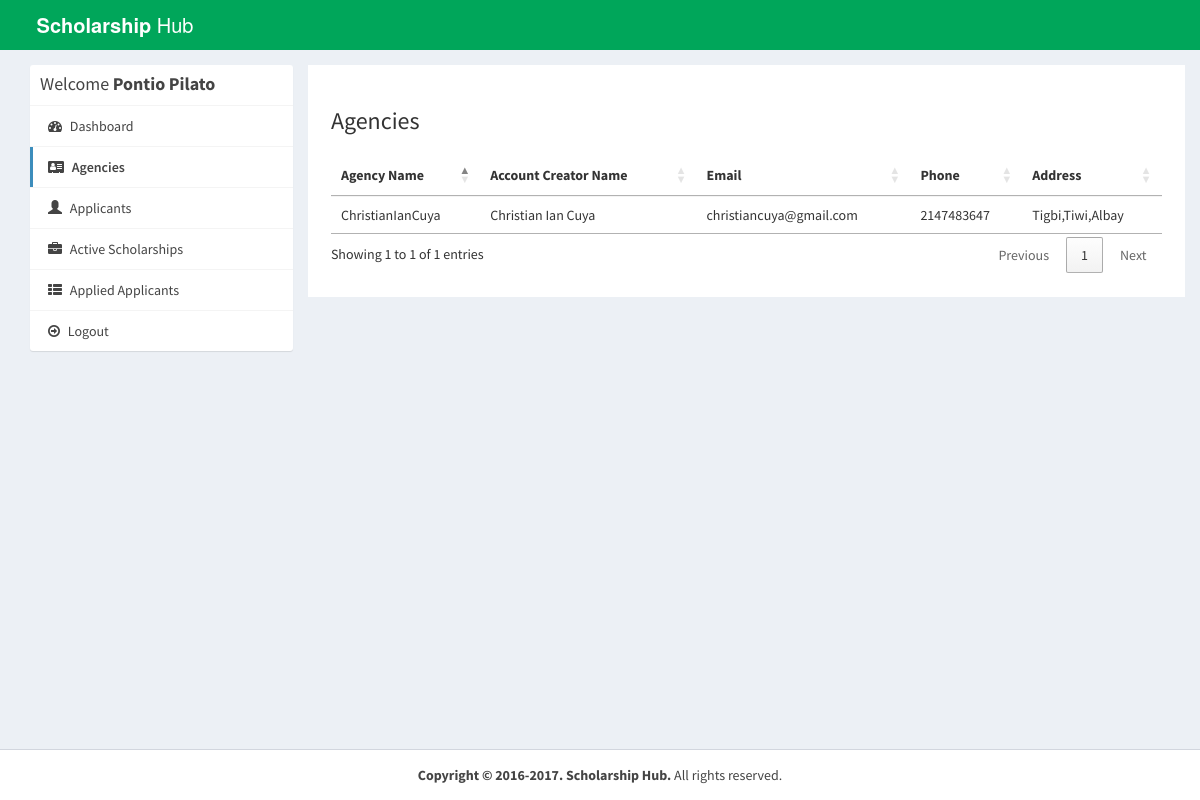
Page /admin/agency.php (signed in) on the committed database.
### tables this page shows
CREATE TABLE `agency` (
  `Agency_id` int(15) NOT NULL,
  `Handler_Name` varchar(45) NOT NULL,
  `Agency_Name` varchar(45) NOT NULL,
  `Agency_Address` varchar(45) NOT NULL,
  `Agency_Contact` int(10) NOT NULL,
  `Briefdesc` mediumtext NOT NULL,
  `Email_add` varchar(45) NOT NULL,
  `Password` varchar(45) NOT NULL,
  `logo` varchar(255) NOT NULL,
  `TimeCreated` date NOT NULL
);

### admin/agency.php (the view, shortened to what this page needs)
<?php
require_once("../db.php");
?>
<!DOCTYPE html>
<html>
<head>
  <link rel="stylesheet" href="https://cdnjs.cloudflare.com/ajax/libs/twitter-bootstrap/3.3.7/css/bootstrap.min.css">
  <link rel="stylesheet" href="https://cdnjs.cloudflare.com/ajax/libs/font-awesome/4.7.0/css/font-awesome.min.css">
  <link rel="stylesheet" href="https://cdnjs.cloudflare.com/ajax/libs/ionicons/2.0.1/css/ionicons.min.css">
  <link rel="stylesheet" href="https://cdn.datatables.net/1.10.15/css/jquery.dataTables.min.css">
  <link rel="stylesheet" href="../css/AdminLTE.min.css">
  <link rel="stylesheet" href="../css/_all-skins.min.css">
  <link rel="stylesheet" href="../css/custom.css">
</head>
<body class="hold-transition skin-green sidebar-mini">
<div class="wrapper">
  <header class="main-header">
    <a href="index.php" class="logo logo-bg">
      <span class="logo-lg"><b>Scholarship</b> Hub</span>
    </a>
    <nav class="navbar navbar-static-top">
    </nav>
  </header>
  <div class="content-wrapper" style="margin-left: 0px;">
    <section id="candidates" class="content-header">
      <div class="container">
        <div class="row">
          <div class="col-md-3">
            <div class="box box-solid">
              <div class="box-header with-border">
             <h3 class="box-title">Welcome <b><?php echo $_SESSION['name'];?></b></h3>
              </div>
              <div class="box-body no-padding">
                <ul class="nav nav-pills nav-stacked">
                  <li><a href="dashboard.php"><i class="fa fa-dashboard"></i> Dashboard</a></li>
				     <li class="active"><a href="agency.php"><i class="fa fa-address-card"></i> Agencies</a></li>
					  <li ><a href="apps.php"><i class="glyphicon glyphicon-user"></i> Applicants</a></li>
                  <li ><a href="active-jobs.php"><i class="fa fa-briefcase"></i> Active Scholarships</a></li>
				  <li ><a href="App-App.php"><i class="fa fa-th-list"></i> Applied Applicants</a></li>
                  <li><a href="../logout.php"><i class="fa fa-arrow-circle-o-right"></i> Logout</a></li>
                </ul>
              </div>
            </div>
          </div>
          <div class="col-md-9 bg-white padding-2">
            <h3>Agencies</h3>
            <div class="row margin-top-20">
              <div class="col-md-12">
                <div class="box-body table-responsive no-padding">
                    <table id="example2" class="table table-hover">
                    <thead>
                      <th>Agency Name</th>
                      <th>Account Creator Name</th>
                      <th>Email</th>
                      <th>Phone</th>
                      <th>Address</th>
                    </thead>
                    <tbody>
                      <?php
                      $sql = "SELECT * FROM agency";
                      $result = $conn->query($sql);
                      if($result->num_rows > 0) {
                        while($row = $result->fetch_assoc()) {
                      ?>
                      <tr>
                        <td><?php echo $row['Agency_Name']; ?></td>
                        <td><?php echo $row['Handler_Name']; ?></td>
                        <td><?php echo $row['Email_add']; ?></td>
                        <td><?php echo $row['Agency_Contact']; ?></td>
                        <td><?php echo $row['Agency_Address']; ?></td>
                      </tr>
                     <?php
                        }
                      }
                    ?>
                    </tbody>
                  </table>
                </div>
              </div>
            </div>
          </div>
        </div>
      </div>
    </section>
  </div>
  <footer class="main-footer" style="margin-left: 0px;">
    <div class="text-center">
      <strong>Copyright &copy; 2016-2017. Scholarship Hub.</strong> All rights
    reserved.
    </div>
  </footer>
</div>
</body>
</html>

### css/custom.css (style rules this page uses)
.logo-bg { background-color: #00A65A !important; }
.margin-top-20 { margin-top: 20px; }
.padding-2 { padding: 2%; }
.bg-white { background-color: #fff; }

### rows in the picture
agency: Agency_Name "ChristianIanCuya", Handler_Name "Christian Ian Cuya", Email_add "christiancuya@gmail.com", Agency_Contact "2147483647", Agency_Address "Tigbi,Tiwi,Albay"

### other values in the picture
$_SESSION['name'] "Pontio Pilato"
